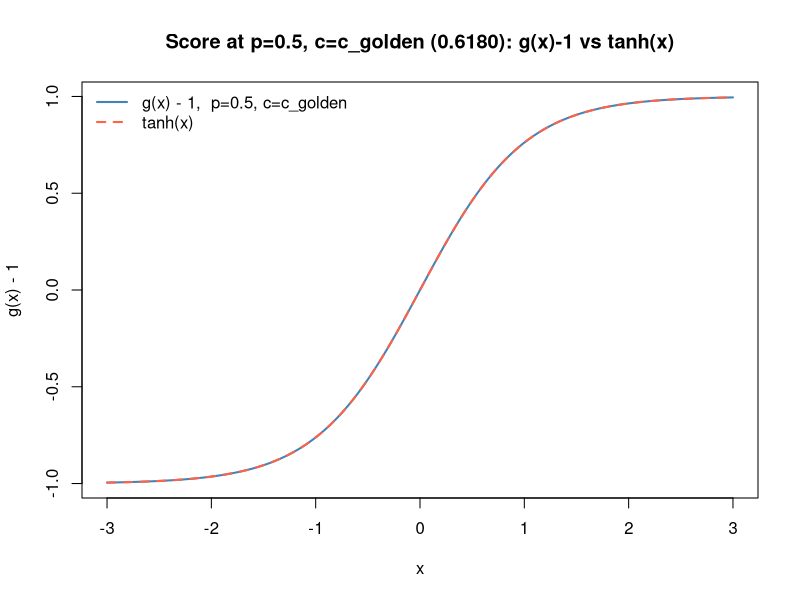
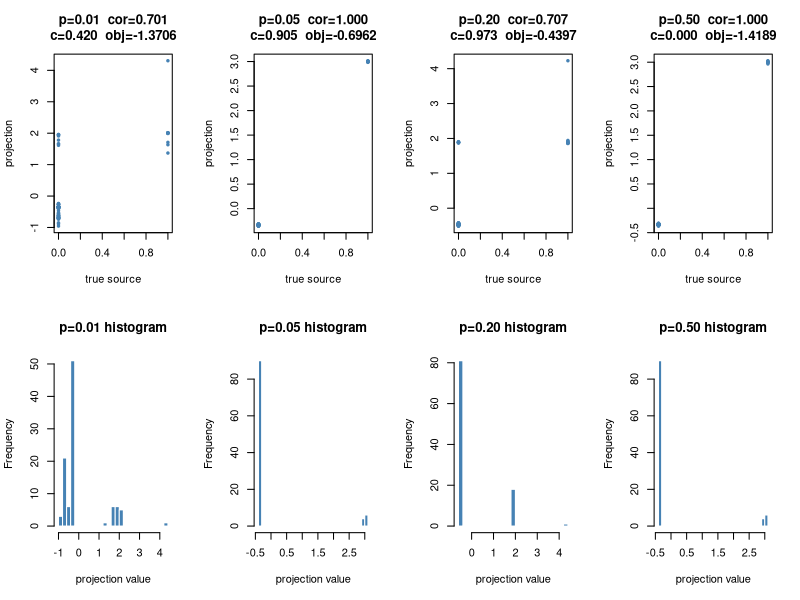
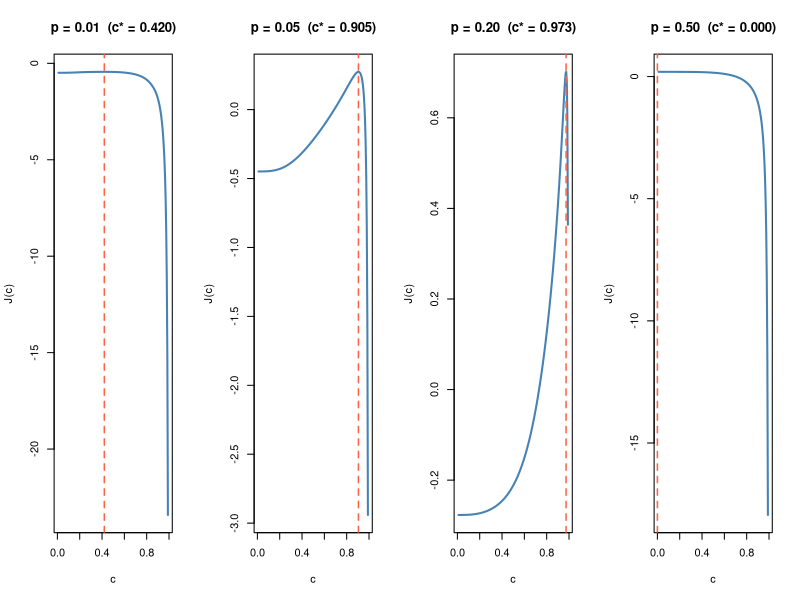
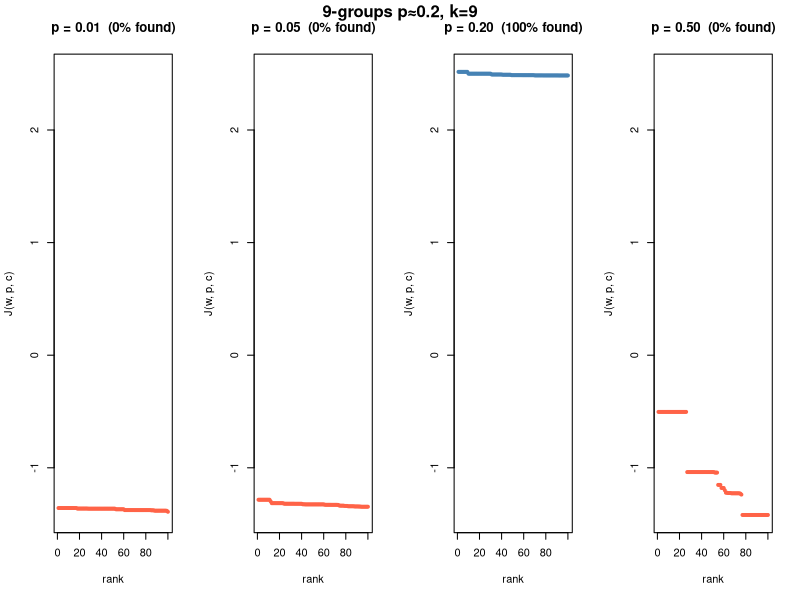
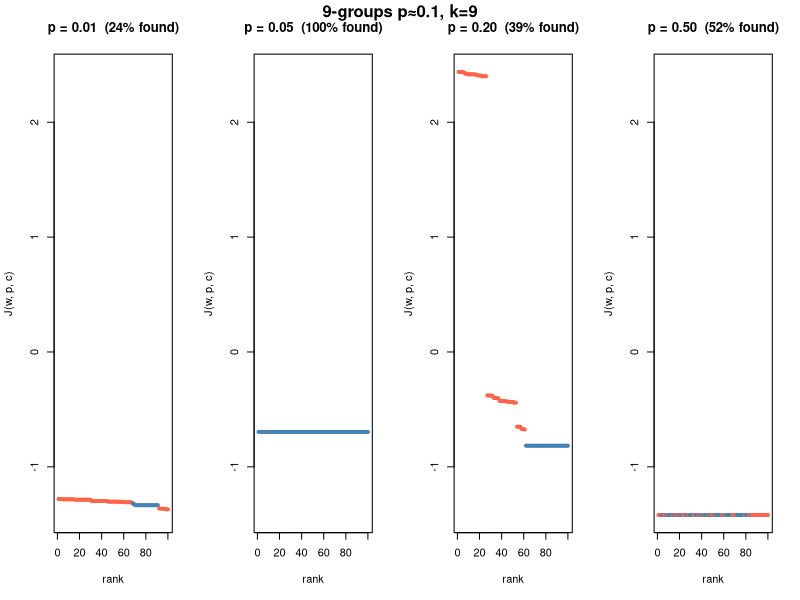
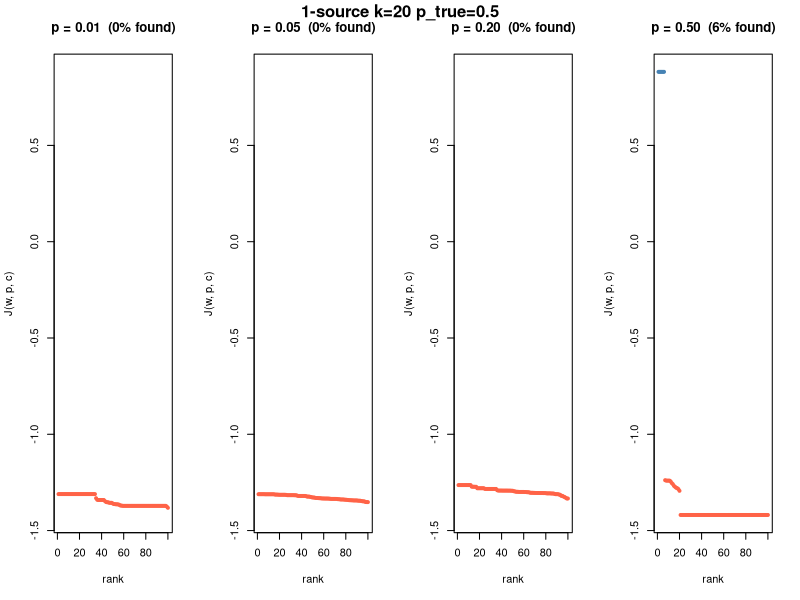
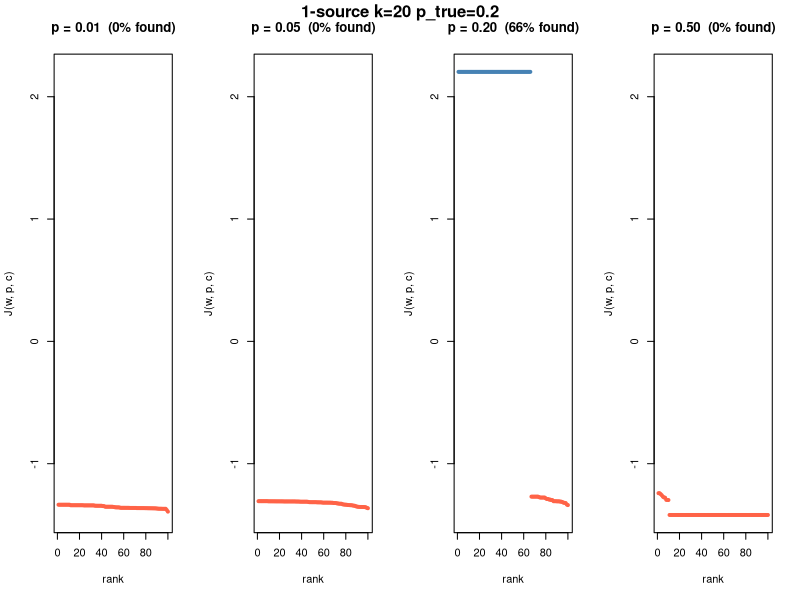
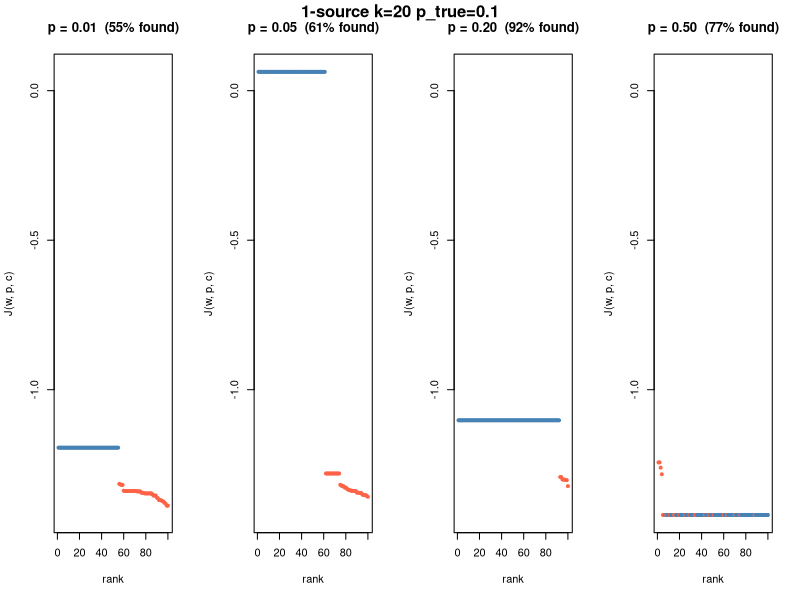

The R script that drew these images, in order:
## ---- chunk 1
prewhiten = function(X, n.comp) {
  X = X - rowMeans(X)
  sqrt(ncol(X)) * t(svd(X)$v[, 1:n.comp])
}
## ---- chunk 2
# Alpha, beta, gamma parameters from (p, c)
asym2_params = function(p, c) {
  list(
    alpha = c / ((1 - c^2) * sqrt(p * (1-p))),
    beta  = c^2 * (1 - 2*p) / (2 * (1 - c^2) * p * (1-p)),
    gamma = log(p / (1-p))
  )
}

softplus = function(z) {
  # log(1 + exp(z)), numerically stable for large and small z
  pmax(z, 0) + log1p(exp(-abs(z)))
}

# K(p, c): additive terms in J that depend only on (p, c), not w
asym2_K = function(p, c) {
  -0.5 * log(2 * pi * (1 - c^2)) -
    (1 - p + c^2 * p) / (2 * (1 - c^2) * (1 - p)) +
    log(1 - p)
}

# Full average log-likelihood given projections x = Y^T w
asym2_obj = function(x, p, c) {
  par = asym2_params(p, c)
  s   = par$alpha * x - par$beta + par$gamma
  asym2_K(p, c) + mean(softplus(s))
}
## ---- chunk 3
# One Newton step for w (fixed p, c); returns normalised w
asym2_w_step = function(Y, w, p, c) {
  x   = as.vector(t(Y) %*% w)
  par = asym2_params(p, c)
  s   = par$alpha * x - par$beta + par$gamma
  sig = plogis(s)
  g   = par$alpha * sig
  gp  = par$alpha^2 * sig * (1 - sig)
  n   = ncol(Y)
  w_new = as.vector(Y %*% g) / n - mean(gp) * w
  w_new / sqrt(sum(w_new^2))
}

# Iterate Newton steps until convergence (fixed p, c)
asym2_w_optimize = function(Y, w, p, c, tol = 1e-6, max_iter = 500) {
  w = w / sqrt(sum(w^2))
  for (iter in seq_len(max_iter)) {
    w_old = w
    w = asym2_w_step(Y, w, p, c)
    if (1 - abs(sum(w * w_old)) < tol) break
  }
  w
}
## ---- chunk 4
# Optimize c by Brent's method (fixed projections x, and p)
asym2_c_optimize = function(x, p, eps = 1e-4) {
  obj_c = function(c) {
    par = asym2_params(p, c)
    s   = par$alpha * x - par$beta + par$gamma
    -0.5 * log(1 - c^2) -
      (1 - p + c^2 * p) / (2 * (1 - c^2) * (1 - p)) +
      mean(softplus(s))
  }
  optimize(obj_c, c(eps, 1 - eps), maximum = TRUE)$maximum
}
## ---- chunk 5
C_GOLDEN = (sqrt(5) - 1) / 2   # ≈ 0.618

asym2_one_p = function(Y, p, w_init = NULL,
                        tol = 1e-6, max_iter = 50,
                        n_newton_refine = 10) {
  m = nrow(Y)
  w = if (is.null(w_init)) rnorm(m) else w_init
  w = w / sqrt(sum(w^2))

  # Phase 2: fix c = c_golden, optimize w to convergence
  c = C_GOLDEN
  w = asym2_w_optimize(Y, w, p, c)

  # Phase 3: alternate c (Brent) and w (Newton)
  for (iter in seq_len(max_iter)) {
    w_old = w;  c_old = c
    x = as.vector(t(Y) %*% w)
    c = asym2_c_optimize(x, p)
    w = asym2_w_optimize(Y, w, p, c, max_iter = n_newton_refine)
    if (1 - abs(sum(w * w_old)) < tol && abs(c - c_old) < tol) break
  }
  x = as.vector(t(Y) %*% w)
  list(w = w, p = p, c = c, obj = asym2_obj(x, p, c), iter = iter)
}
## ---- chunk 6
P_GRID = c(0.01, 0.05, 0.2, 0.5)

# Returns a list of results, one per p in p_grid.
# w_init is shared across all p (same starting direction).
asym2_fastica = function(Y, p_grid = P_GRID, w_init = NULL, ...) {
  m = nrow(Y)
  w0 = if (is.null(w_init)) { v = rnorm(m); v / sqrt(sum(v^2)) } else
         w_init / sqrt(sum(w_init^2))
  lapply(p_grid, \(p) asym2_one_p(Y, p, w_init = w0, ...))
}

# Convenience: run asym2_fastica and pick the result with highest obj
asym2_fastica_best = function(Y, p_grid = P_GRID, w_init = NULL, ...) {
  res = asym2_fastica(Y, p_grid, w_init, ...)
  best = which.max(sapply(res, `[[`, "obj"))
  res[[best]]
}
## ---- chunk 7
x_grid = seq(-3, 3, length.out = 300)
par05  = asym2_params(0.5, C_GOLDEN)
g05    = par05$alpha * plogis(par05$alpha * x_grid - par05$beta + par05$gamma)

plot(x_grid, g05 - 1, type = "l", col = "steelblue", lwd = 2,
     xlab = "x", ylab = "g(x) - 1",
     main = sprintf("Score at p=0.5, c=c_golden (%.4f): g(x)-1 vs tanh(x)", C_GOLDEN))
lines(x_grid, tanh(x_grid), col = "tomato", lty = 2, lwd = 2)
legend("topleft", c("g(x) - 1,  p=0.5, c=c_golden", "tanh(x)"),
       col = c("steelblue","tomato"), lty = 1:2, lwd = 2, bty = "n")
## ---- chunk 8
par05_gr = asym2_params(0.5, C_GOLDEN)
cat(sprintf("alpha at p=0.5, c_golden: %.6f  (1/sqrt(p(1-p)) = %.6f)\n",
    par05_gr$alpha, 1/sqrt(0.5*0.5)))
cat(sprintf("K(0.5, c_golden) = %.4f\n", asym2_K(0.5, C_GOLDEN)))
## ---- chunk 9
# 100 seeds for one fixed p; returns maxcor, c, obj per seed
run_seeds_p = function(Y, S_true, p, n_seeds = 100) {
  maxcor = numeric(n_seeds)
  cs     = numeric(n_seeds)
  objs   = numeric(n_seeds)
  for (seed in seq_len(n_seeds)) {
    set.seed(seed)
    res          = asym2_one_p(Y, p)
    maxcor[seed] = max(abs(cor(t(S_true), t(Y) %*% res$w)))
    cs[seed]     = res$c
    objs[seed]   = res$obj
  }
  list(maxcor = maxcor, c = cs, obj = objs)
}

# One panel: objectives ranked descending, coloured by success
plot_obj_p = function(res, p, ...) {
  succ = res$maxcor > 0.9
  ord  = order(res$obj, decreasing = TRUE)
  cols = ifelse(succ[ord], "steelblue", "tomato")
  plot(seq_along(res$obj), res$obj[ord],
       pch = 19, cex = 0.6, col = cols,
       xlab = "rank", ylab = "J(w, p, c)",
       main = sprintf("p = %.2f  (%.0f%% found)", p, 100*mean(succ)),
       ...)
}

# Four-panel figure: one panel per p in P_GRID
plot_by_p = function(results_list, p_grid, title) {
  ylims = range(sapply(results_list, \(r) range(r$obj)))
  par(mfrow = c(1, length(p_grid)))
  for (i in seq_along(p_grid))
    plot_obj_p(results_list[[i]], p_grid[i], ylim = ylims)
  mtext(title, side = 3, line = -1.5, outer = TRUE, font = 2)
  par(mfrow = c(1, 1))
}
## ---- chunk 10
set.seed(1)
n = 100; p_dim = 1000; K = 9
L    = matrix(0, nrow = n, ncol = K)
for (i in 1:K) L[sample(n, 20), i] = 1
FF   = matrix(rnorm(p_dim * K), nrow = p_dim)
X9   = t(L %*% t(FF) + matrix(rnorm(n * p_dim, 0, 0.1), nrow = n))
Z9   = prewhiten(X9, K)
S9   = t(L)

set.seed(2)
L_01  = matrix(0, nrow = n, ncol = K)
for (i in 1:K) L_01[sample(n, 10), i] = 1
FF_01 = matrix(rnorm(p_dim * K), nrow = p_dim)
X9_01 = t(L_01 %*% t(FF_01) + matrix(rnorm(n * p_dim, 0, 0.1), nrow = n))
Z9_01 = prewhiten(X9_01, K)
S9_01 = t(L_01)

set.seed(10)
n_k20 = 200; p_k20 = 1000; k20 = 20
A_k20    = matrix(rnorm(p_k20), nrow = p_k20)
S_k20_05 = matrix(sample(c(-1, 1), n_k20, replace = TRUE), nrow = 1)
X_k20_05 = A_k20 %*% S_k20_05 +
           matrix(rnorm(p_k20 * n_k20, 0, 0.1), nrow = p_k20)
Z_k20_05 = prewhiten(X_k20_05, k20)

set.seed(11)
S_k20_02_raw = matrix(as.numeric(runif(n_k20) < 0.2), nrow = 1)
S_k20_02     = (S_k20_02_raw - 0.2) / sqrt(0.2 * 0.8)
X_k20_02 = A_k20 %*% S_k20_02 +
           matrix(rnorm(p_k20 * n_k20, 0, 0.1), nrow = p_k20)
Z_k20_02 = prewhiten(X_k20_02, k20)

set.seed(12)
S_k20_01_raw = matrix(as.numeric(runif(n_k20) < 0.1), nrow = 1)
S_k20_01     = (S_k20_01_raw - 0.1) / sqrt(0.1 * 0.9)
X_k20_01 = A_k20 %*% S_k20_01 +
           matrix(rnorm(p_k20 * n_k20, 0, 0.1), nrow = p_k20)
Z_k20_01 = prewhiten(X_k20_01, k20)
## ---- chunk 11
set.seed(1)
w_init_ex = rnorm(K)
res_ex = lapply(P_GRID, \(p) asym2_one_p(Z9_01, p, w_init = w_init_ex))
## ---- chunk 12
par(mfrow = c(2, length(P_GRID)))

# Top row: scatter of best recovered source vs its true source
for (i in seq_along(P_GRID)) {
  x_hat = as.vector(t(Z9_01) %*% res_ex[[i]]$w)
  cors  = cor(t(S9_01), x_hat)
  best  = which.max(abs(cors))
  plot(S9_01[best, ], x_hat,
       pch = 19, cex = 0.5, col = "steelblue",
       xlab = "true source", ylab = "projection",
       main = sprintf("p=%.2f  cor=%.3f\nc=%.3f  obj=%.4f",
                      P_GRID[i], cors[best],
                      res_ex[[i]]$c, res_ex[[i]]$obj))
}

# Bottom row: histogram of projection values
for (i in seq_along(P_GRID)) {
  x_hat = as.vector(t(Z9_01) %*% res_ex[[i]]$w)
  hist(x_hat, breaks = 30, col = "steelblue", border = "white",
       main = sprintf("p=%.2f histogram", P_GRID[i]),
       xlab = "projection value")
}

par(mfrow = c(1, 1))
## ---- chunk 13
cat("9-groups p≈0.1, k=9, seed 1:\n")
for (i in seq_along(P_GRID)) {
  x_hat = as.vector(t(Z9_01) %*% res_ex[[i]]$w)
  cors  = cor(t(S9_01), x_hat)
  cat(sprintf("  assumed p=%.2f  maxcor=%.4f  c=%.4f  obj=%.4f\n",
      P_GRID[i], max(abs(cors)), res_ex[[i]]$c, res_ex[[i]]$obj))
}
## ---- chunk 14
c_scan = seq(0.01, 0.99, by = 0.005)

# objective as function of c alone, same formula as asym2_c_optimize
obj_c_vec = function(x, p, c_vec) {
  sapply(c_vec, \(c) {
    par = asym2_params(p, c)
    s   = par$alpha * x - par$beta + par$gamma
    -0.5 * log(1 - c^2) -
      (1 - p + c^2 * p) / (2 * (1 - c^2) * (1 - p)) +
      mean(softplus(s))
  })
}

par(mfrow = c(1, length(P_GRID)))
for (i in seq_along(P_GRID)) {
  x_hat  = as.vector(t(Z9_01) %*% res_ex[[i]]$w)
  obj_cv = obj_c_vec(x_hat, P_GRID[i], c_scan)
  plot(c_scan, obj_cv, type = "l", col = "steelblue", lwd = 2,
       xlab = "c", ylab = "J(c)",
       main = sprintf("p = %.2f  (c* = %.3f)", P_GRID[i], res_ex[[i]]$c))
  abline(v = res_ex[[i]]$c, lty = 2, col = "tomato", lwd = 1.5)
}
par(mfrow = c(1, 1))
## ---- chunk 15
res9_by_p = lapply(P_GRID, \(p) run_seeds_p(Z9, S9, p))
## ---- chunk 16
plot_by_p(res9_by_p, P_GRID, "9-groups p≈0.2, k=9")
## ---- chunk 17
cat("9-groups p≈0.2: frac > 0.9 per assumed p\n")
for (i in seq_along(P_GRID))
  cat(sprintf("  p = %.2f  frac > 0.9 = %.2f  mean_c = %.3f\n",
      P_GRID[i],
      mean(res9_by_p[[i]]$maxcor > 0.9),
      mean(res9_by_p[[i]]$c)))
## ---- chunk 18
res9_01_by_p = lapply(P_GRID, \(p) run_seeds_p(Z9_01, S9_01, p))
## ---- chunk 19
plot_by_p(res9_01_by_p, P_GRID, "9-groups p≈0.1, k=9")
## ---- chunk 20
cat("9-groups p≈0.1: frac > 0.9 per assumed p\n")
for (i in seq_along(P_GRID))
  cat(sprintf("  p = %.2f  frac > 0.9 = %.2f  mean_c = %.3f\n",
      P_GRID[i],
      mean(res9_01_by_p[[i]]$maxcor > 0.9),
      mean(res9_01_by_p[[i]]$c)))
## ---- chunk 21
res_k20_05_by_p = lapply(P_GRID, \(p) run_seeds_p(Z_k20_05, S_k20_05, p))
## ---- chunk 22
plot_by_p(res_k20_05_by_p, P_GRID, "1-source k=20 p_true=0.5")
## ---- chunk 23
cat("1-source k=20 p_true=0.5: frac > 0.9 per assumed p\n")
for (i in seq_along(P_GRID))
  cat(sprintf("  p = %.2f  frac > 0.9 = %.2f  mean_c = %.3f\n",
      P_GRID[i],
      mean(res_k20_05_by_p[[i]]$maxcor > 0.9),
      mean(res_k20_05_by_p[[i]]$c)))
## ---- chunk 24
res_k20_02_by_p = lapply(P_GRID, \(p) run_seeds_p(Z_k20_02, S_k20_02, p))
## ---- chunk 25
plot_by_p(res_k20_02_by_p, P_GRID, "1-source k=20 p_true=0.2")
## ---- chunk 26
cat("1-source k=20 p_true=0.2: frac > 0.9 per assumed p\n")
for (i in seq_along(P_GRID))
  cat(sprintf("  p = %.2f  frac > 0.9 = %.2f  mean_c = %.3f\n",
      P_GRID[i],
      mean(res_k20_02_by_p[[i]]$maxcor > 0.9),
      mean(res_k20_02_by_p[[i]]$c)))
## ---- chunk 27
res_k20_01_by_p = lapply(P_GRID, \(p) run_seeds_p(Z_k20_01, S_k20_01, p))
## ---- chunk 28
plot_by_p(res_k20_01_by_p, P_GRID, "1-source k=20 p_true=0.1")
## ---- chunk 29
cat("1-source k=20 p_true=0.1: frac > 0.9 per assumed p\n")
for (i in seq_along(P_GRID))
  cat(sprintf("  p = %.2f  frac > 0.9 = %.2f  mean_c = %.3f\n",
      P_GRID[i],
      mean(res_k20_01_by_p[[i]]$maxcor > 0.9),
      mean(res_k20_01_by_p[[i]]$c)))
